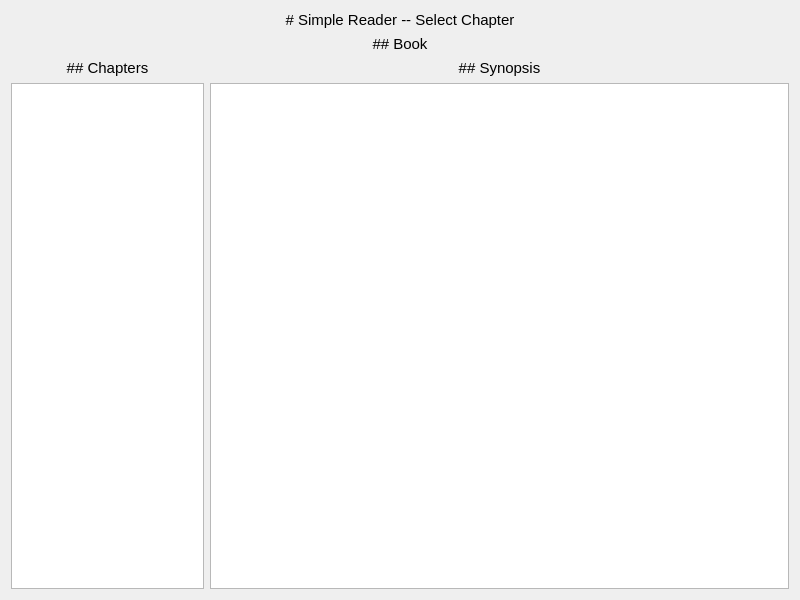
<?xml version="1.0" encoding="UTF-8"?>
<ui version="4.0">
    <class>Form</class>
    <widget class="QWidget" name="Form">
        <property name="geometry">
            <rect>
                <x>0</x>
                <y>0</y>
                <width>800</width>
                <height>600</height>
            </rect>
        </property>
        <property name="windowTitle">
            <string>Form</string>
        </property>
        <layout class="QHBoxLayout" name="horizontalLayout_4">
            <item>
                <layout class="QVBoxLayout" name="verticalLayout">
                    <item>
                        <widget class="QLabel" name="label">
                            <property name="font">
                                <font>
                                    <pointsize>11</pointsize>
                                </font>
                            </property>
                            <property name="text">
                                <string># Simple Reader -- Select Chapter</string>
                            </property>
                            <property name="textFormat">
                                <enum>Qt::MarkdownText</enum>
                            </property>
                            <property name="alignment">
                                <set>Qt::AlignCenter</set>
                            </property>
                        </widget>
                    </item>
                    <item>
                        <layout class="QHBoxLayout" name="horizontalLayout_3">
                            <item>
                                <widget class="QLabel" name="BookLabel">
                                    <property name="sizePolicy">
                                        <sizepolicy hsizetype="Expanding" vsizetype="Preferred">
                                            <horstretch>1</horstretch>
                                            <verstretch>0</verstretch>
                                        </sizepolicy>
                                    </property>
                                    <property name="font">
                                        <font>
                                            <pointsize>11</pointsize>
                                        </font>
                                    </property>
                                    <property name="text">
                                        <string>## Book</string>
                                    </property>
                                    <property name="textFormat">
                                        <enum>Qt::MarkdownText</enum>
                                    </property>
                                    <property name="alignment">
                                        <set>Qt::AlignCenter</set>
                                    </property>
                                </widget>
                            </item>
                        </layout>
                    </item>
                    <item>
                        <layout class="QHBoxLayout" name="horizontalLayout">
                            <item>
                                <widget class="QLabel" name="label_2">
                                    <property name="sizePolicy">
                                        <sizepolicy hsizetype="Expanding" vsizetype="Preferred">
                                            <horstretch>1</horstretch>
                                            <verstretch>0</verstretch>
                                        </sizepolicy>
                                    </property>
                                    <property name="font">
                                        <font>
                                            <pointsize>11</pointsize>
                                        </font>
                                    </property>
                                    <property name="text">
                                        <string>## Chapters</string>
                                    </property>
                                    <property name="textFormat">
                                        <enum>Qt::MarkdownText</enum>
                                    </property>
                                    <property name="alignment">
                                        <set>Qt::AlignCenter</set>
                                    </property>
                                </widget>
                            </item>
                            <item>
                                <widget class="QLabel" name="label_3">
                                    <property name="sizePolicy">
                                        <sizepolicy hsizetype="Expanding" vsizetype="Preferred">
                                            <horstretch>3</horstretch>
                                            <verstretch>0</verstretch>
                                        </sizepolicy>
                                    </property>
                                    <property name="font">
                                        <font>
                                            <pointsize>11</pointsize>
                                        </font>
                                    </property>
                                    <property name="text">
                                        <string>## Synopsis</string>
                                    </property>
                                    <property name="textFormat">
                                        <enum>Qt::MarkdownText</enum>
                                    </property>
                                    <property name="alignment">
                                        <set>Qt::AlignCenter</set>
                                    </property>
                                </widget>
                            </item>
                        </layout>
                    </item>
                    <item>
                        <layout class="QHBoxLayout" name="horizontalLayout_2">
                            <item>
                                <widget class="QListWidget" name="ChapterListWidget">
                                    <property name="sizePolicy">
                                        <sizepolicy hsizetype="Expanding" vsizetype="Expanding">
                                            <horstretch>1</horstretch>
                                            <verstretch>0</verstretch>
                                        </sizepolicy>
                                    </property>
                                    <property name="font">
                                        <font>
                                            <pointsize>11</pointsize>
                                        </font>
                                    </property>
                                </widget>
                            </item>
                            <item>
                                <widget class="QPlainTextEdit" name="SynopsisTextEdit">
                                    <property name="sizePolicy">
                                        <sizepolicy hsizetype="Expanding" vsizetype="Expanding">
                                            <horstretch>3</horstretch>
                                            <verstretch>0</verstretch>
                                        </sizepolicy>
                                    </property>
                                    <property name="font">
                                        <font>
                                            <pointsize>11</pointsize>
                                        </font>
                                    </property>
                                    <property name="readOnly">
                                        <bool>true</bool>
                                    </property>
                                    <property name="plainText">
                                        <string/>
                                    </property>
                                </widget>
                            </item>
                        </layout>
                    </item>
                </layout>
            </item>
        </layout>
    </widget>
    <resources/>
    <connections/>
</ui>
